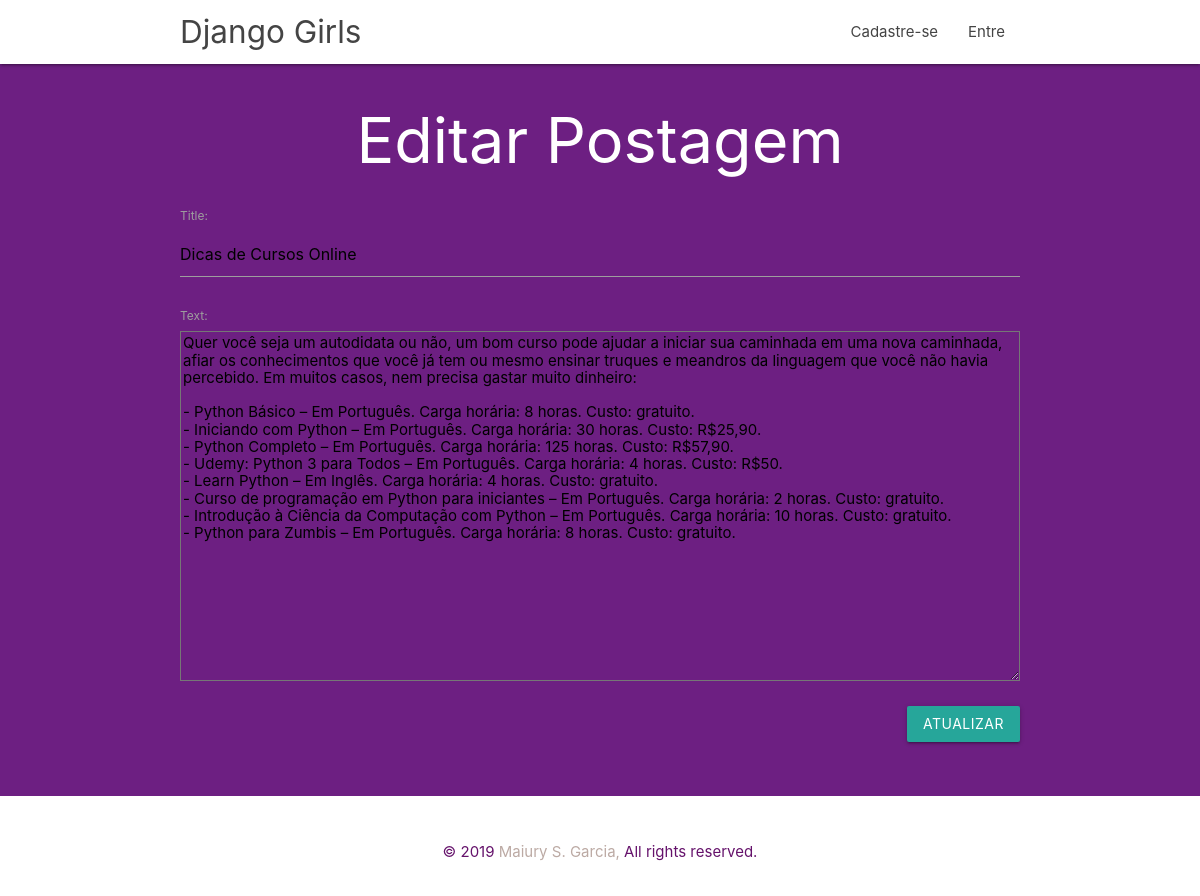
Screenshot of /post/8/edit/ with the database file from the repository.
### blog/models.py (models this page shows, shortened)
class Post(models.Model):
    author = models.ForeignKey(
        settings.AUTH_USER_MODEL, on_delete=models.CASCADE)
    title = models.CharField(max_length=200)
    text = models.TextField()
    created_date = models.DateTimeField(default=timezone.now)
    published_date = models.DateTimeField(blank=True, null=True)

### blog/views.py (the view)
# urls.py: path('post/<int:pk>/edit/', views.post_edit, name='post_edit'),
def post_edit(request, pk):
    post = get_object_or_404(Post, pk=pk)
    if request.method == "POST":
        form = PostForm(request.POST, instance=post)
        if form.is_valid():
            post = form.save(commit=False)
            post.author = request.user
            post.published_date = timezone.now()
            post.save()
            return redirect('post_detail', pk=post.pk)
    else:
        form = PostForm(instance=post)
    return render(request, 'blog/post_edit.html', {'form': form, 'acao': 'Editar'})

### blog/forms.py
class PostForm(forms.ModelForm):
    class Meta:
        model = Post
        fields = ('title', 'text',)

### blog/templates/blog/post_edit.html
{% extends 'blog/base.html' %}
{% block content %}
    <center><h1>{{ acao }} Postagem</h1></center>
    <form method="POST" class="post-form">{% csrf_token %}
        {{ form.as_p }}
        <button type="submit" class="save btn btn-default">ATUALIZAR</button>
    </form>
    <br><br><br><br>
{% endblock %}

### blog/static/css/style.css (style rules this page uses)
p { line-height: 2rem; }

### blog/static/css/blog.css (style rules this page uses)
h1, h5 { color: #6d1f82; }
.save { float: right; }
.post-form textarea, .post-form input { width: 100%; height: 350px; }
.fundo, h1, h5 { background-color: #6d1f82; color: #ffffff; }
body { background-color: #6d1f82; }

### rows the page displays
Post: title "Dicas de Cursos Online", text "Quer você seja um autodidata ou não, um bom curso pode ajudar a iniciar sua caminhada em uma nova caminhada, afiar os conhecimentos que você já tem ou mesmo ensinar truques e meandros da linguagem que você não havia percebido. Em muitos casos, nem precisa gastar muito dinheiro: - Python Básico – Em Português. Carga horária: 8 horas. Custo: gratuito. - Iniciando com Python – Em Português. Carga horária: 30 horas. Custo: R$25,90. - Python Completo – Em Português. Carga horária: 125 horas. Custo: R$57,90. - Udemy: Python 3 para Todos – Em Português. Carga horária: 4 horas. Custo: R$50. - Learn Python – Em Inglês. Carga horária: 4 horas. Custo: gratuito. - Curso de programação em Python para…"

### other values shown
{{ acao }} "Editar"
